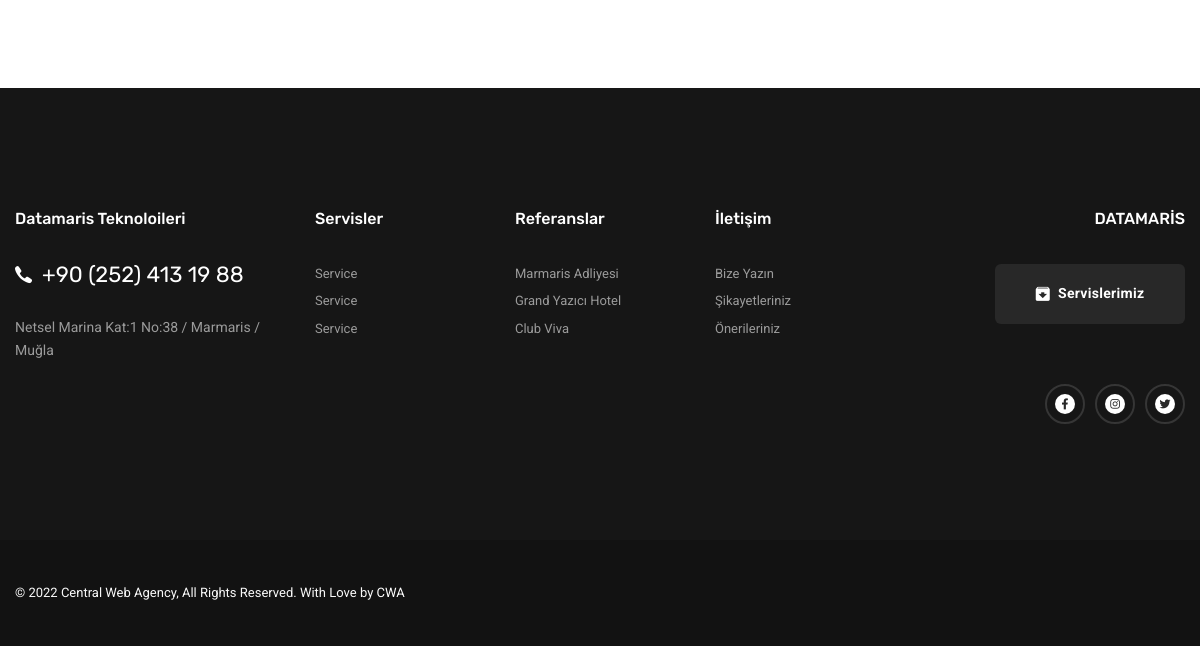
/datamaris/contact/ (lower part), run on an earlier commit of the app's database.
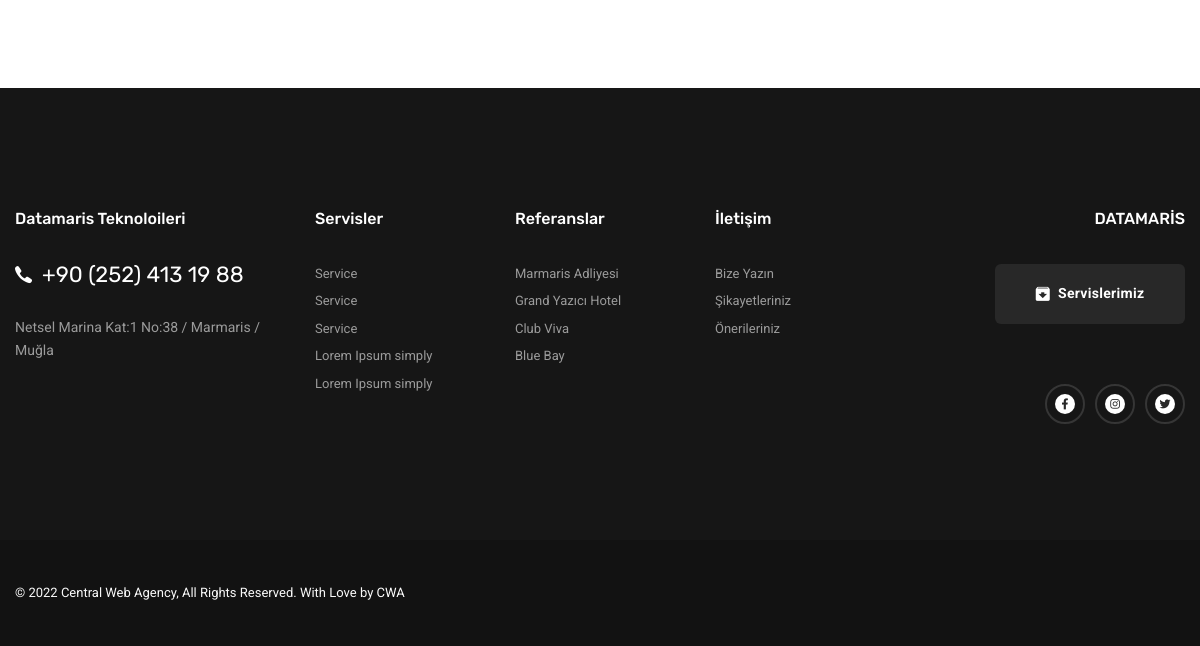
And on a later commit of the database.
### datamaris/models.py (models this page shows, shortened)
class Service(models.Model):
    title = models.CharField(max_length=20, verbose_name='Service title')
    service = models.CharField(max_length=250, verbose_name='Mini Açıklama')
    header = models.CharField(max_length=500, verbose_name='Başlık')
    info=RichTextUploadingField()
    infoTwo = RichTextUploadingField()
    ability = models.CharField(max_length=60, verbose_name='Giriş Yapınız')
    ability2 = models.CharField(max_length=60, verbose_name='Giriş Yapınız')
    ability3 = models.CharField(max_length=60, verbose_name='Giriş Yapınız')
    ability4 = models.CharField(max_length=60, verbose_name='Giriş Yapınız')
    ability5 = models.CharField(max_length=60, verbose_name='Giriş Yapınız')
    ability6 = models.CharField(max_length=60, verbose_name='Giriş Yapınız')
    image = models.ImageField(upload_to='products/%y/%m/%d', blank=True)
    slug = models.SlugField(max_length=200, db_index=True)
    def get_absolute_url(self):
        return reverse('datamaris:service_detail', args=[self.slug, self.id])

class Referance(models.Model):
    referance = models.CharField(max_length=50, verbose_name='Referance İşletme')
    image = models.ImageField(upload_to='products/%y/%m/%d', blank=True)
    work = models.CharField(max_length=50, verbose_name='Yapılan İş')

### datamaris/views.py (the view, shortened to what this page needs)
# urls.py: path('contact/',views.contact,name='contact'),
def contact(request):
    videos = YouTube.objects.all()
    partners = Partners.objects.all()
    sliders = Slider.objects.all()
    abouts = About.objects.all()
    services = Service.objects.all()
    personels = Personel.objects.all()
    referances = Referance.objects.all()
    comments = Comment.objects.all()
    context = {
        'abouts': abouts,
        'services': services,
        'personels': personels,
        'referances': referances,
        'comments': comments,
        'sliders': sliders,
        'partners': partners,
        'videos': videos
    }
    return render(request,'central/contact.html',context)

### datamaris/templates/central/contact.html (shortened to what this page needs)
{% extends "base.html" %}
{% load static i18n %}
{% block content %}
    <section class="contact-layout1 pb-90">
    </section>
{% endblock %}

### datamaris/templates/footer.html (shortened to what this page needs)
{% load static i18n %}
<footer class="footer">
      <div class="footer-primary">
        <div class="container">
          <div class="row">
            <div class="col-sm-12 col-md-6 col-lg-4 col-xl-3 footer-widget footer-widget-contact">
              <h6 class="footer-widget-title">Datamaris Teknoloileri</h6>
              <div class="footer-widget-content">
                <div class="contact__number d-flex align-items-center mb-30">
                  <i class="icon-phone"></i>
                  <a href="tel:5565454117" class="color-primary">+90 (252) 413 19 88</a>
                </div>
                <p class="mb-20">Netsel Marina Kat:1 No:38 / Marmaris / Muğla</p>
              </div>
            </div>
            <div class="col-6 col-sm-6 col-md-6 col-lg-2 col-xl-2 footer-widget footer-widget-nav">
              <h6 class="footer-widget-title">Servisler</h6>
              <div class="footer-widget-content">
                <nav>
                  <ul class="list-unstyled">
                    {% for service in services %}
                    <li><a href="about-us.html">{{service.title}}</a></li>
                      {% endfor %}
                  </ul>
                </nav>
              </div>
            </div>
            <div class="col-6 col-sm-6 col-md-6 col-lg-2 col-xl-2 footer-widget footer-widget-nav">
              <h6 class="footer-widget-title">Referanslar</h6>
              <div class="footer-widget-content">
                <nav>
                  <ul class="list-unstyled">
                    {% for referance in referances %}
                    <li><a href="/datamaris/referance/">{{referance.referance}}</a></li>
                    {% endfor %}
                  </ul>
                </nav>
              </div>
            </div>
            <div class="col-6 col-sm-6 col-md-6 col-lg-2 col-xl-2 footer-widget footer-widget-nav">
              <h6 class="footer-widget-title">İletişim</h6>
              <div class="footer-widget-content">
                <nav>
                  <ul class="list-unstyled">
                    <li><a href="#">Bize Yazın</a></li>
                    <li><a href="#">Şikayetleriniz</a></li>
                    <li><a href="#">Önerileriniz</a></li>
                  </ul>
                </nav>
              </div>
            </div>
            <div class="col-sm-12 col-md-6 col-lg-4 col-xl-3 footer-widget footer-widget-align-right">
              <h6 class="footer-widget-title">DATAMARİS</h6>
              <div class="footer-widget-content">
                <a href="/datamaris/service" class="btn btn__primary btn__primary-style2 btn__download mb-60">
                  <i class="icon-download"></i>
                  <span>Servislerimiz</span>
                </a>
                <ul class="social-icons list-unstyled">
                  <li><a href="#"><i class="fab fa-facebook-f"></i></a></li>
                  <li><a href="#"><i class="fab fa-instagram"></i></a></li>
                  <li><a href="#"><i class="fab fa-twitter"></i></a></li>
                </ul>
              </div>
            </div>
          </div>
        </div>
      </div>
      <div class="footer-copyrights">
        <div class="container">
          <div class="row">
            <div class="col-sm-12 col-md-12 col-lg-12 d-flex justify-content-between">
              <p class="mb-0">
                <span class="color-gray">&copy; 2022 Central Web Agency, All Rights Reserved. With Love by</span>
                <a style="color:white;" href="https://www.centralwebagency.com/">CWA</a>
              </p>
            </div>
          </div>
        </div>
      </div>
    </footer>

What changed in the data, as far as the page shows it:
added Service: title "Lorem Ipsum simply"
added Service: title "Lorem Ipsum simply"
added Referance: referance "Blue Bay"
